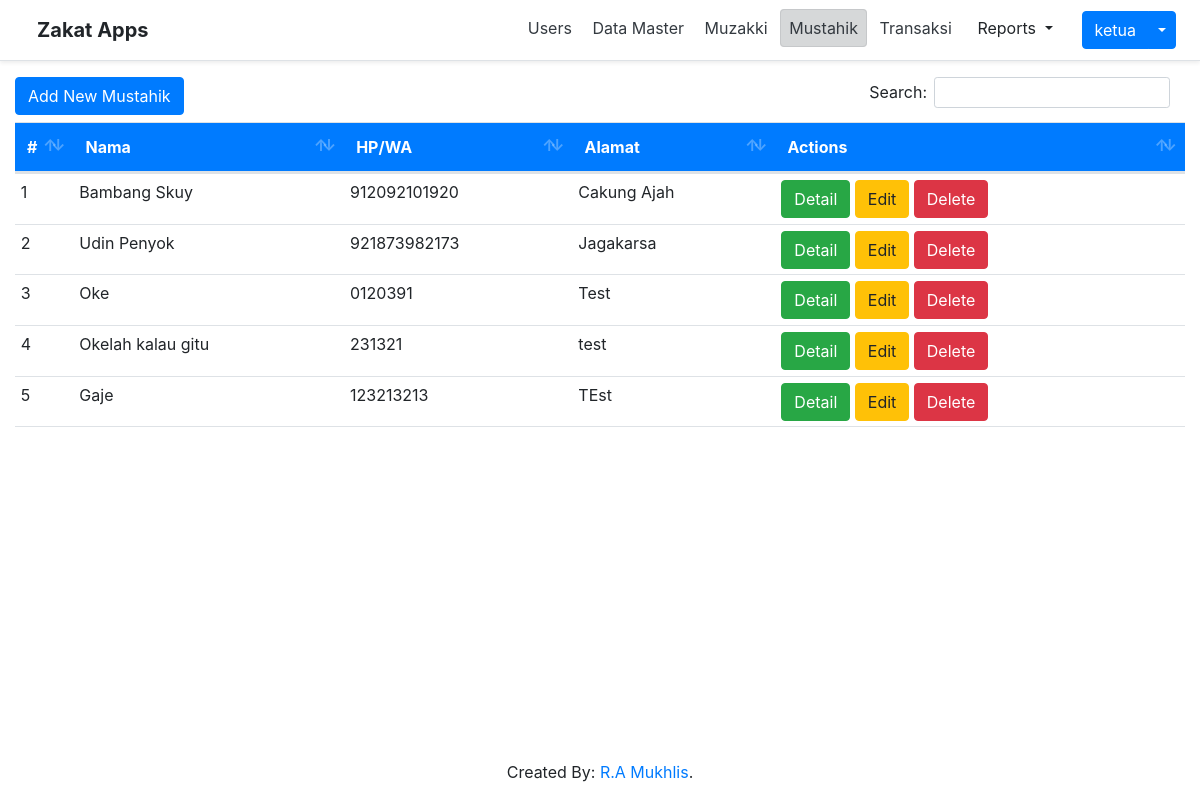
The app's page /index.php?page=mustahik (signed in) with its own data.
### tables this page shows
CREATE TABLE `mustahik` (
  `id` int(11) NOT NULL,
  `name` varchar(125) NOT NULL,
  `phone_number` varchar(50) NOT NULL,
  `address` varchar(255) DEFAULT NULL
);

### mustahik/index.php (the view, shortened to what this page needs)
<a
    href='index.php?page=mustahik&action=form'
    class="btn btn-primary"
    style='float: left;'
>
    Add New Mustahik
</a>
<table
    class="table"
>
  <thead>
    <tr>
      <th
        style='width: 5%'
      >
        #
      </th>
      <th>Nama</th>
      <th>HP/WA</th>
      <th>Alamat</th>
      <th
          style='width: 35%'
      >
        Actions
    </th>
    </tr>
  </thead>
  <tbody>
      <?php
            $query = "SELECT * FROM mustahik";
            $datas = $conn->query($query);
            if ($datas->num_rows > 0):
                $i = 0;
                while ($row = $datas->fetch_assoc()):
                    $i++;
      ?>
                <tr>
                    <td scope="row">
                        <?php echo $i ?>
                    </td>
                    <td>
                        <?php echo $row['name'] ?>
                    </td>
                    <td>
                        <?php echo $row['phone_number'] ?>
                    </td>
                    <td>
                        <?php echo $row['address'] ?>
                    </td>
                    <td>
                        <a href='index.php?page=mustahik&action=detail&id=<?php echo $row["id"]; ?>' class="btn btn-success">
                            Detail
                        </a>
                        <a href='index.php?page=mustahik&action=form&id=<?php echo $row["id"]; ?>' class="btn btn-warning">
                            Edit
                        </a>
                        <button
                            data-id='<?php echo $row["id"]; ?>'
                            data-name='<?php echo $row["name"]; ?>'
                            class="btnDelete btn btn-danger"
                        >
                            Delete
                        </button>
                    </td>
                </tr>
        <?php
                endwhile;
            endif;
        ?>
  </tbody>
  <tfoot>
    <tr>
        <th colspan='6'></th>
    </tr>
  </tfoot>
</table>

### assets/css/table.css (style rules this page uses)
table.dataTable thead tr, .table-blue thead tr { background-color: #007bff; color: white; }
.table tr td { padding: 0.5%; }

### records on screen
mustahik: name "Bambang Skuy", phone_number "912092101920", address "Cakung Ajah"
mustahik: name "Udin Penyok", phone_number "921873982173", address "Jagakarsa"
mustahik: name "Oke", phone_number "0120391", address "Test"
mustahik: name "Okelah kalau gitu", phone_number "231321", address "test"
mustahik: name "Gaje", phone_number "123213213", address "TEst"

### other values on screen
$username "ketua"
